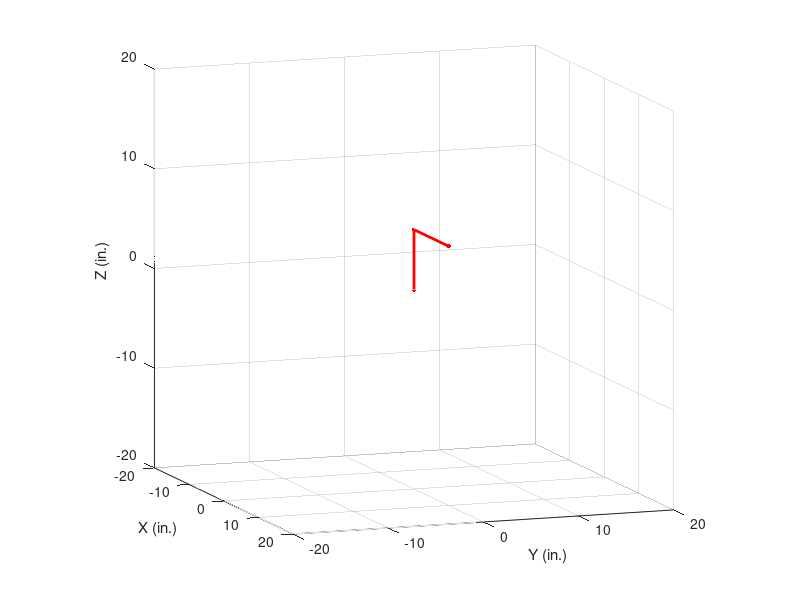

The MATLAB script that drew this image: (Note: this script raises an error after producing the figure.)
%% Helper script to visualize forward kinematics of a lynx robot
% Fill in your code for the lynx_fk function before executing this script!

close all
pause on;  % Set this to on if you want to watch the animation
GraphingTimeDelay = 0.05; % The length of time that Matlab should pause between positions when graphing, if at all, in seconds.
totalTimeSteps = 100; % Number of steps in the animation

% Generate the starting and final joint angles, and gripper distance
% Set values manually, or randomise as shown below
q01 = 0;
q02 = 0;
q03 = 0;
q04 = 0;
q05 = 0;
g0 = 2;

q11 = 0;
q12 = 0;
q13 = 0;
q14 = 0;
q15 = 0;
g1 = 0;

% Use below code if you want to randomise
% q01 = rand(1) * 2 * pi;
% q02 = rand(1) * 2 * pi;
% q03 = rand(1) * 2 * pi;
% q04 = rand(1) * 2 * pi;
% q05 = rand(1) * 2 * pi;
% g0 = rand(1) * 2;
% 
% q11 = rand(1) * 2 * pi;
% q12 = rand(1) * 2 * pi;
% q13 = rand(1) * 2 * pi;
% q14 = rand(1) * 2 * pi;
% q15 = rand(1) * 2 * pi;
% g1 = 0;

% Setup plot
figure
scale_f = 20;
axis vis3d
axis(scale_f*[-1 1 -1 1 -1 1])
grid on
view(70,10)
xlabel('X (in.)')
ylabel('Y (in.)')
zlabel('Z (in.)')

% Plot robot initially
hold on
hrobot = plot3([0 0 10], [0 0 0], [0 6 6],'r.-','linewidth',2,'markersize',10);

% Animate the vector
pause(GraphingTimeDelay);
for i = 1:totalTimeSteps
   
    t = i/totalTimeSteps;
    pos = lynx_fk(q01*(1-t) + q11*(t), q02*(1-t) + q12*(t), q03*(1-t) + q13*(t), q04*(1-t) + q14*(t), q05*(1-t) + q15*(t), g0*(1-t) + g1*(t));
    
    set(hrobot,'xdata',[pos(1, 1) pos(2, 1) pos(3, 1) pos(4, 1) pos(5, 1) pos(6, 1) pos(7, 1) pos(9, 1) pos(7, 1) pos(8, 1) pos(10, 1)]',...
        'ydata',[pos(1, 2) pos(2, 2) pos(3, 2) pos(4, 2) pos(5, 2) pos(6, 2) pos(7, 2) pos(9, 2) pos(7, 2) pos(8, 2) pos(10, 2)]',...
        'zdata',[pos(1, 3) pos(2, 3) pos(3, 3) pos(4, 3) pos(5, 3) pos(6, 3) pos(7, 3) pos(9, 3) pos(7, 3) pos(8, 3) pos(10, 3)]');
    
    pause(GraphingTimeDelay);
end